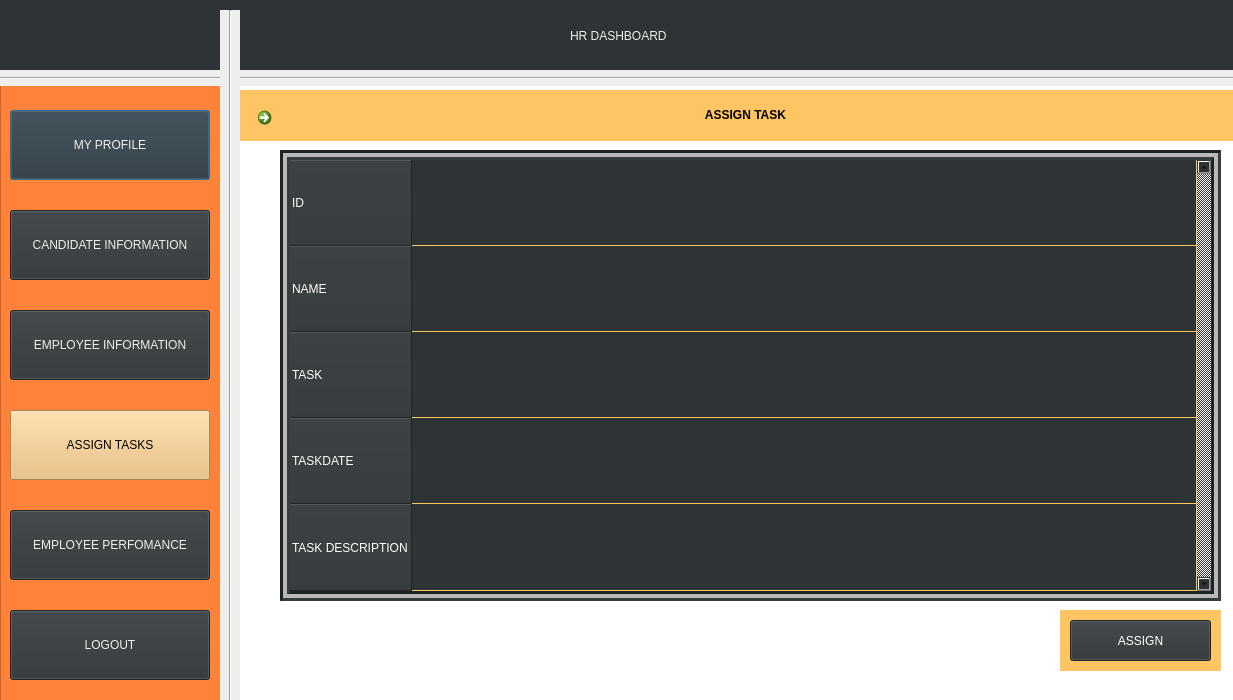
<?xml version="1.0" encoding="UTF-8"?>
<ui version="4.0">
 <class>Dialog</class>
 <widget class="QDialog" name="Dialog">
  <property name="geometry">
   <rect>
    <x>0</x>
    <y>0</y>
    <width>1233</width>
    <height>700</height>
   </rect>
  </property>
  <property name="windowTitle">
   <string>Dialog</string>
  </property>
  <property name="autoFillBackground">
   <bool>false</bool>
  </property>
  <property name="styleSheet">
   <string notr="true">background-color: rgb(46, 52, 54);
border-bottom-color: rgb(238, 238, 236);
border-right-color: rgb(238, 238, 236);
border-top-color: rgb(238, 238, 236);
border-color: rgb(245, 121, 0);</string>
  </property>
  <widget class="QLabel" name="label1">
   <property name="geometry">
    <rect>
     <x>570</x>
     <y>0</y>
     <width>321</width>
     <height>71</height>
    </rect>
   </property>
   <property name="styleSheet">
    <string notr="true">color:rgb(238, 238, 236);
font: 75 30pt &quot;Ubuntu Condensed&quot;;</string>
   </property>
   <property name="text">
    <string>HR DASHBOARD</string>
   </property>
  </widget>
  <widget class="QLabel" name="LOGO">
   <property name="geometry">
    <rect>
     <x>10</x>
     <y>10</y>
     <width>201</width>
     <height>51</height>
    </rect>
   </property>
   <property name="text">
    <string/>
   </property>
   <property name="pixmap">
    <pixmap>logo.png</pixmap>
   </property>
   <property name="scaledContents">
    <bool>true</bool>
   </property>
  </widget>
  <widget class="Line" name="line">
   <property name="geometry">
    <rect>
     <x>-10</x>
     <y>70</y>
     <width>1251</width>
     <height>16</height>
    </rect>
   </property>
   <property name="styleSheet">
    <string notr="true">
background-color: rgb(238, 238, 236);</string>
   </property>
   <property name="orientation">
    <enum>Qt::Horizontal</enum>
   </property>
  </widget>
  <widget class="Line" name="line_2">
   <property name="geometry">
    <rect>
     <x>220</x>
     <y>10</y>
     <width>20</width>
     <height>761</height>
    </rect>
   </property>
   <property name="styleSheet">
    <string notr="true">
background-color: rgb(238, 238, 236);</string>
   </property>
   <property name="orientation">
    <enum>Qt::Vertical</enum>
   </property>
  </widget>
  <widget class="QColumnView" name="columnView">
   <property name="geometry">
    <rect>
     <x>0</x>
     <y>80</y>
     <width>226</width>
     <height>621</height>
    </rect>
   </property>
   <property name="styleSheet">
    <string notr="true">background-color: rgb(255, 130, 59);
</string>
   </property>
  </widget>
  <widget class="QPushButton" name="myprofile">
   <property name="geometry">
    <rect>
     <x>10</x>
     <y>110</y>
     <width>200</width>
     <height>70</height>
    </rect>
   </property>
   <property name="cursor">
    <cursorShape>OpenHandCursor</cursorShape>
   </property>
   <property name="mouseTracking">
    <bool>true</bool>
   </property>
   <property name="acceptDrops">
    <bool>false</bool>
   </property>
   <property name="styleSheet">
    <string notr="true">color:rgb(238, 238, 236);
font: 75 17pt &quot;Ubuntu Condensed&quot;;</string>
   </property>
   <property name="text">
    <string>MY PROFILE</string>
   </property>
  </widget>
  <widget class="QPushButton" name="attendance">
   <property name="geometry">
    <rect>
     <x>10</x>
     <y>210</y>
     <width>200</width>
     <height>70</height>
    </rect>
   </property>
   <property name="cursor">
    <cursorShape>OpenHandCursor</cursorShape>
   </property>
   <property name="styleSheet">
    <string notr="true">font: 75 17pt &quot;Ubuntu Condensed&quot;;
color:rgb(238, 238, 236);
font: 75 15pt &quot;Ubuntu Condensed&quot;;
</string>
   </property>
   <property name="text">
    <string>CANDIDATE INFORMATION</string>
   </property>
  </widget>
  <widget class="QPushButton" name="tasks">
   <property name="geometry">
    <rect>
     <x>10</x>
     <y>310</y>
     <width>200</width>
     <height>70</height>
    </rect>
   </property>
   <property name="cursor">
    <cursorShape>OpenHandCursor</cursorShape>
   </property>
   <property name="styleSheet">
    <string notr="true">color:rgb(238, 238, 236);
font: 75 15pt &quot;Ubuntu Condensed&quot;;</string>
   </property>
   <property name="text">
    <string>EMPLOYEE INFORMATION</string>
   </property>
  </widget>
  <widget class="QPushButton" name="logout">
   <property name="geometry">
    <rect>
     <x>10</x>
     <y>610</y>
     <width>200</width>
     <height>70</height>
    </rect>
   </property>
   <property name="cursor">
    <cursorShape>OpenHandCursor</cursorShape>
   </property>
   <property name="styleSheet">
    <string notr="true">color:rgb(238, 238, 236);
font: 75 17pt &quot;Ubuntu Condensed&quot;;</string>
   </property>
   <property name="text">
    <string>LOGOUT</string>
   </property>
  </widget>
  <widget class="QColumnView" name="columnView_2">
   <property name="geometry">
    <rect>
     <x>210</x>
     <y>80</y>
     <width>1031</width>
     <height>671</height>
    </rect>
   </property>
   <property name="styleSheet">
    <string notr="true">background-color: rgb(255, 255, 255);
</string>
   </property>
  </widget>
  <widget class="QLabel" name="label1_2">
   <property name="geometry">
    <rect>
     <x>240</x>
     <y>90</y>
     <width>1011</width>
     <height>51</height>
    </rect>
   </property>
   <property name="styleSheet">
    <string notr="true">background-color: rgb(255, 197, 98);
font: 75 30pt &quot;Ubuntu Condensed&quot;;</string>
   </property>
   <property name="text">
    <string>&lt;html&gt;&lt;head/&gt;&lt;body&gt;&lt;p align=&quot;center&quot;&gt;&lt;span style=&quot; font-weight:600;&quot;&gt;ASSIGN TASK&lt;/span&gt;&lt;/p&gt;&lt;/body&gt;&lt;/html&gt;</string>
   </property>
  </widget>
  <widget class="QPushButton" name="tasks_2">
   <property name="geometry">
    <rect>
     <x>10</x>
     <y>410</y>
     <width>200</width>
     <height>70</height>
    </rect>
   </property>
   <property name="cursor">
    <cursorShape>OpenHandCursor</cursorShape>
   </property>
   <property name="styleSheet">
    <string notr="true">color:rgb(0,0,0);
background-color: rgb(233, 185, 110);
font: 75 15pt &quot;Ubuntu Condensed&quot;;
</string>
   </property>
   <property name="text">
    <string>ASSIGN TASKS</string>
   </property>
  </widget>
  <widget class="QPushButton" name="logout_2">
   <property name="geometry">
    <rect>
     <x>10</x>
     <y>510</y>
     <width>200</width>
     <height>70</height>
    </rect>
   </property>
   <property name="cursor">
    <cursorShape>OpenHandCursor</cursorShape>
   </property>
   <property name="styleSheet">
    <string notr="true">color:rgb(238, 238, 236);
font: 75 15pt &quot;Ubuntu Condensed&quot;;</string>
   </property>
   <property name="text">
    <string>EMPLOYEE PERFOMANCE</string>
   </property>
  </widget>
  <widget class="QCommandLinkButton" name="backbutton">
   <property name="geometry">
    <rect>
     <x>250</x>
     <y>100</y>
     <width>41</width>
     <height>31</height>
    </rect>
   </property>
   <property name="text">
    <string/>
   </property>
   <property name="icon">
    <iconset>
     <normaloff>backpic.jpeg</normaloff>backpic.jpeg</iconset>
   </property>
  </widget>
  <widget class="QTableWidget" name="tableWidget">
   <property name="enabled">
    <bool>true</bool>
   </property>
   <property name="geometry">
    <rect>
     <x>280</x>
     <y>150</y>
     <width>941</width>
     <height>451</height>
    </rect>
   </property>
   <property name="sizePolicy">
    <sizepolicy hsizetype="Fixed" vsizetype="Fixed">
     <horstretch>0</horstretch>
     <verstretch>0</verstretch>
    </sizepolicy>
   </property>
   <property name="styleSheet">
    <string notr="true">color: rgb(255,255,255);
background-color: rgb(46, 52, 54);
alternate-background-color: rgb(186, 189, 182);

gridline-color: rgb(255, 197, 98);</string>
   </property>
   <property name="frameShape">
    <enum>QFrame::Box</enum>
   </property>
   <property name="lineWidth">
    <number>3</number>
   </property>
   <property name="midLineWidth">
    <number>4</number>
   </property>
   <property name="verticalScrollBarPolicy">
    <enum>Qt::ScrollBarAlwaysOn</enum>
   </property>
   <property name="horizontalScrollBarPolicy">
    <enum>Qt::ScrollBarAsNeeded</enum>
   </property>
   <property name="sizeAdjustPolicy">
    <enum>QAbstractScrollArea::AdjustToContents</enum>
   </property>
   <property name="autoScroll">
    <bool>false</bool>
   </property>
   <property name="autoScrollMargin">
    <number>9</number>
   </property>
   <property name="tabKeyNavigation">
    <bool>false</bool>
   </property>
   <property name="showDropIndicator" stdset="0">
    <bool>false</bool>
   </property>
   <property name="dragDropOverwriteMode">
    <bool>false</bool>
   </property>
   <property name="selectionMode">
    <enum>QAbstractItemView::NoSelection</enum>
   </property>
   <property name="selectionBehavior">
    <enum>QAbstractItemView::SelectRows</enum>
   </property>
   <property name="verticalScrollMode">
    <enum>QAbstractItemView::ScrollPerPixel</enum>
   </property>
   <property name="horizontalScrollMode">
    <enum>QAbstractItemView::ScrollPerPixel</enum>
   </property>
   <property name="showGrid">
    <bool>true</bool>
   </property>
   <property name="sortingEnabled">
    <bool>false</bool>
   </property>
   <property name="wordWrap">
    <bool>true</bool>
   </property>
   <property name="cornerButtonEnabled">
    <bool>false</bool>
   </property>
   <property name="rowCount">
    <number>5</number>
   </property>
   <property name="columnCount">
    <number>1</number>
   </property>
   <attribute name="horizontalHeaderVisible">
    <bool>false</bool>
   </attribute>
   <attribute name="horizontalHeaderCascadingSectionResizes">
    <bool>true</bool>
   </attribute>
   <attribute name="horizontalHeaderMinimumSectionSize">
    <number>100</number>
   </attribute>
   <attribute name="horizontalHeaderHighlightSections">
    <bool>true</bool>
   </attribute>
   <attribute name="horizontalHeaderShowSortIndicator" stdset="0">
    <bool>true</bool>
   </attribute>
   <attribute name="horizontalHeaderStretchLastSection">
    <bool>true</bool>
   </attribute>
   <attribute name="verticalHeaderVisible">
    <bool>true</bool>
   </attribute>
   <attribute name="verticalHeaderCascadingSectionResizes">
    <bool>true</bool>
   </attribute>
   <attribute name="verticalHeaderMinimumSectionSize">
    <number>15</number>
   </attribute>
   <attribute name="verticalHeaderDefaultSectionSize">
    <number>86</number>
   </attribute>
   <attribute name="verticalHeaderHighlightSections">
    <bool>true</bool>
   </attribute>
   <attribute name="verticalHeaderShowSortIndicator" stdset="0">
    <bool>true</bool>
   </attribute>
   <attribute name="verticalHeaderStretchLastSection">
    <bool>true</bool>
   </attribute>
   <row>
    <property name="text">
     <string>ID</string>
    </property>
   </row>
   <row>
    <property name="text">
     <string>NAME</string>
    </property>
   </row>
   <row>
    <property name="text">
     <string>TASK</string>
    </property>
   </row>
   <row>
    <property name="text">
     <string>TASKDATE</string>
    </property>
   </row>
   <row>
    <property name="text">
     <string>TASK DESCRIPTION</string>
    </property>
   </row>
   <column>
    <property name="text">
     <string/>
    </property>
   </column>
  </widget>
  <widget class="QLabel" name="label">
   <property name="geometry">
    <rect>
     <x>1060</x>
     <y>610</y>
     <width>161</width>
     <height>61</height>
    </rect>
   </property>
   <property name="styleSheet">
    <string notr="true">background-color: rgb(255, 197, 98);</string>
   </property>
   <property name="text">
    <string/>
   </property>
  </widget>
  <widget class="QPushButton" name="pushButton">
   <property name="geometry">
    <rect>
     <x>1070</x>
     <y>620</y>
     <width>141</width>
     <height>41</height>
    </rect>
   </property>
   <property name="styleSheet">
    <string notr="true">color: rgb(255, 255, 255);</string>
   </property>
   <property name="text">
    <string>ASSIGN</string>
   </property>
  </widget>
  <zorder>columnView_2</zorder>
  <zorder>columnView</zorder>
  <zorder>label1</zorder>
  <zorder>LOGO</zorder>
  <zorder>line</zorder>
  <zorder>line_2</zorder>
  <zorder>tasks</zorder>
  <zorder>logout</zorder>
  <zorder>myprofile</zorder>
  <zorder>attendance</zorder>
  <zorder>label1_2</zorder>
  <zorder>tasks_2</zorder>
  <zorder>logout_2</zorder>
  <zorder>backbutton</zorder>
  <zorder>tableWidget</zorder>
  <zorder>label</zorder>
  <zorder>pushButton</zorder>
 </widget>
 <resources/>
 <connections/>
</ui>
